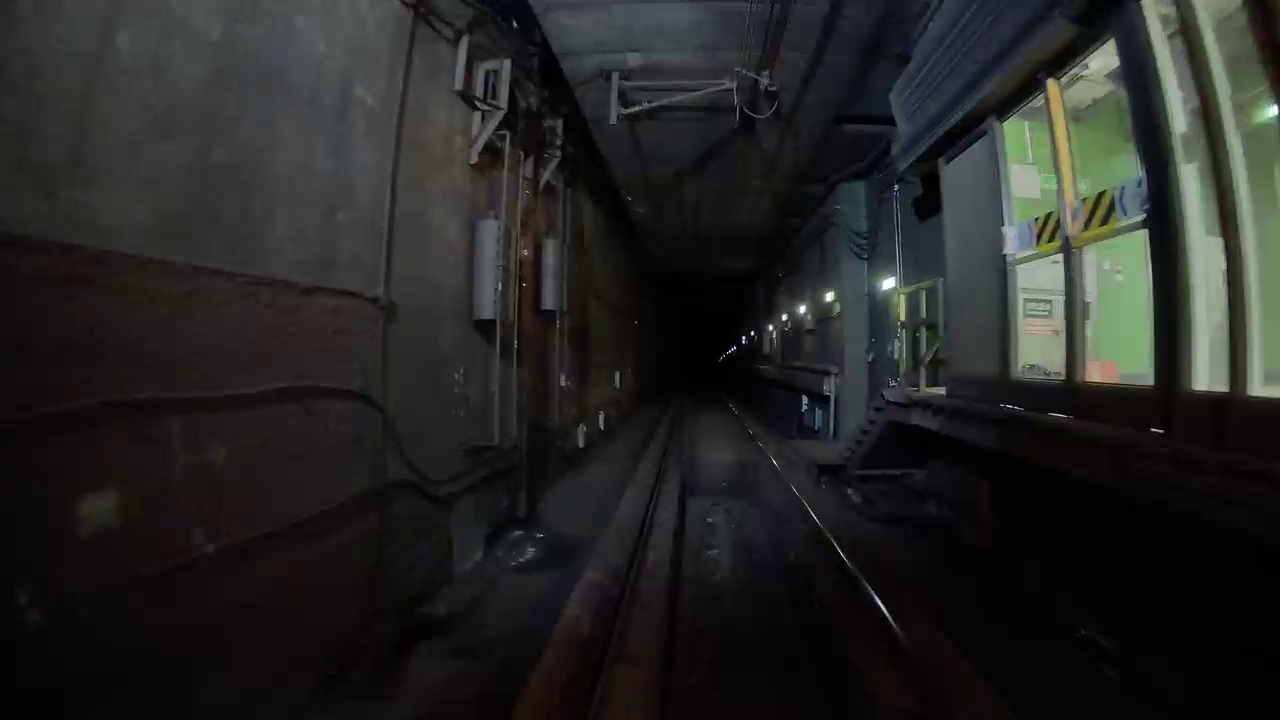
#> input picture frame 3 of detection_fp1/alex1.mp4, 1280 x 720 px, given in place of Trainingvideos_3.mp4, which was not available
$ python extract_align_img_gpu.py
#> lines starting #> are read from the running program, lines starting #| are printed output that depends on the picture; pictures that were not available may be replaced by others from this repository, and a replacement may not be noted
import cv2
import numpy as np
from tqdm import tqdm
import os
import multiprocessing
import torch
import torch.nn.functional as F

# 定义Flann参数常量
FLANN_INDEX_KDTREE = 1
SEARCH_WINDOW_SECONDS = 1  # 搜索窗口前后扩展秒数
REF_FRAMES_PER_SECOND = 3  # 每秒采样参考帧数

class VideoComparator:
    _window_cache = {}


    def __init__(self, ref_video_path, aligned_video_path):
        # 初始化视频源
#> called with ref_video_path = 'Trainingvideos_3.mp4'
        self.ref_cap = cv2.VideoCapture(ref_video_path)
        self.aligned_cap = cv2.VideoCapture(aligned_video_path)
        self.aligned_video_path = aligned_video_path

        # 验证视频参数
        self._validate_video_params()

        # 预加载参考视频多特征帧
        self.ref_frames = []
        total_ref_seconds = self.total_ref // self.fps
        for second in range(total_ref_seconds):
            frame_set = []
            # 在每秒内均匀采样多个参考帧
            for ratio in np.linspace(0.1, 0.9, REF_FRAMES_PER_SECOND):
                frame_idx = int((second + ratio) * self.fps)
                frame_idx = min(frame_idx, self.total_ref-1)
                self.ref_cap.set(cv2.CAP_PROP_POS_FRAMES, frame_idx)
                ret, frame = self.ref_cap.read()
                if ret:
                    if frame.shape[:2] != self.frame_size[::-1]:
                        frame = cv2.resize(frame, self.frame_size)
                    frame_set.append(frame)
                else:
                    frame_set.append(None)
            self.ref_frames.append(frame_set)
#> this loop made 10 passes
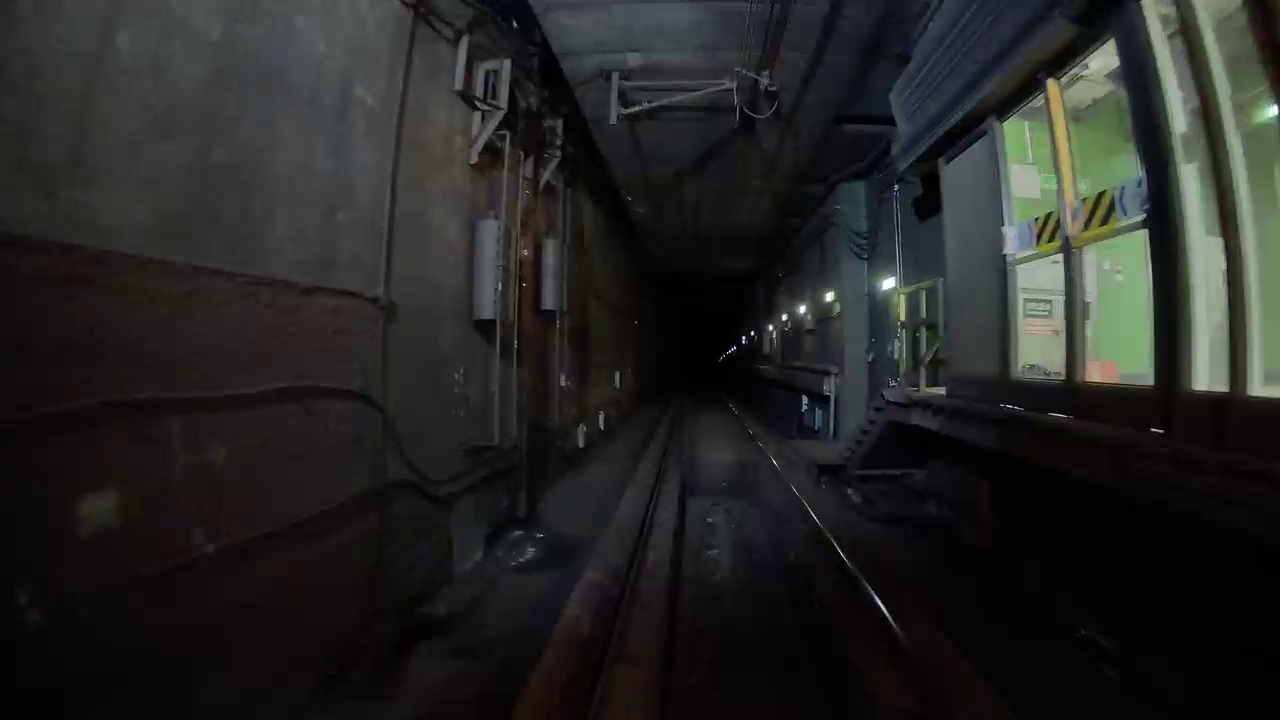
#> input picture frame 3 of detection_fp1/alex1.mp4, 1280 x 720 px, given in place of Trainingvideos_3.mp4, which was not available
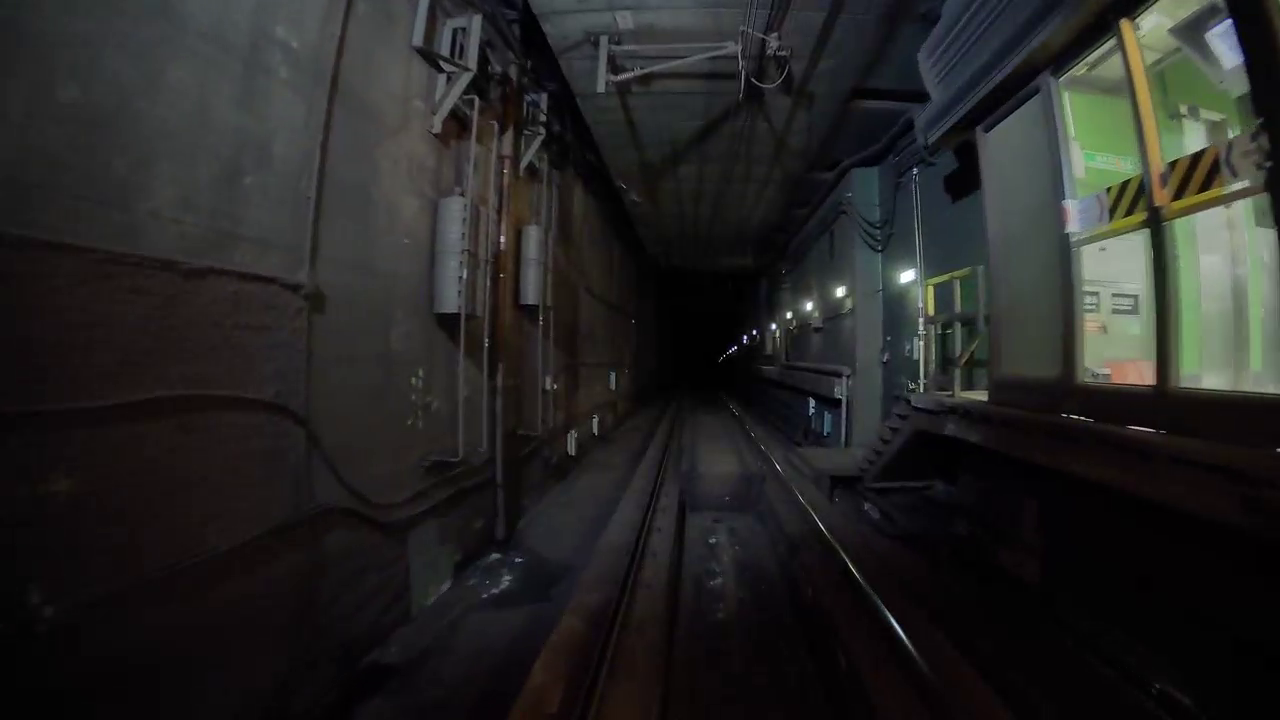
#> input picture frame 15 of detection_fp1/alex1.mp4, 1280 x 720 px, given in place of Trainingvideos_3.mp4, which was not available
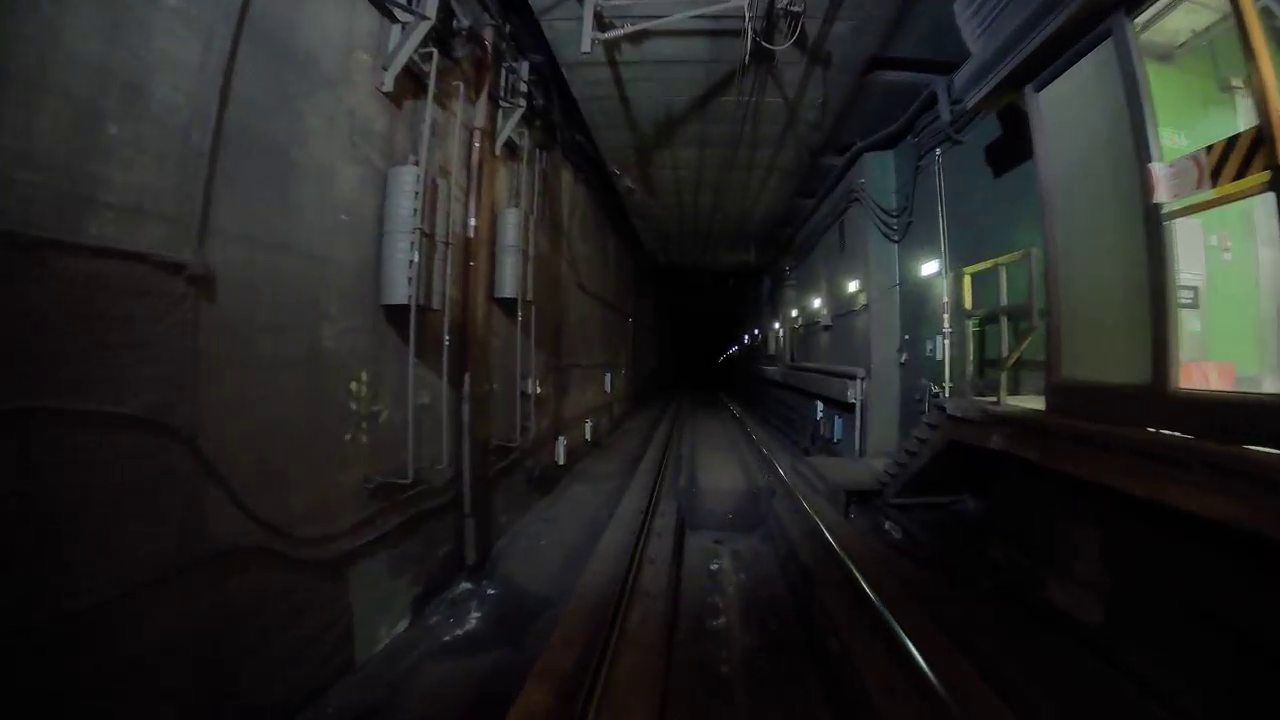
#> input picture frame 27 of detection_fp1/alex1.mp4, 1280 x 720 px, given in place of Trainingvideos_3.mp4, which was not available
#> after the loop:
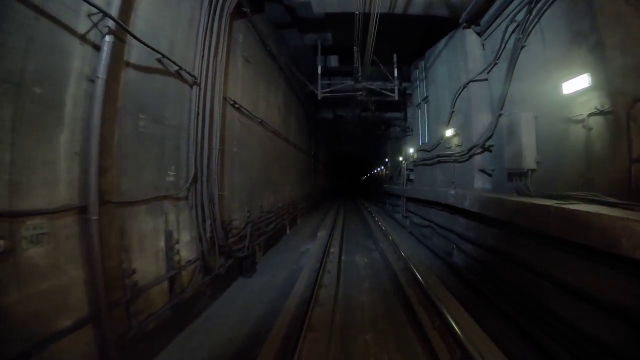
#> frame: shape (720, 1280, 3) (shown at 1/2 size); mean B, G, R 36.3, 37.2, 37.2
#> after the loop, self.ref_frames = 10 items

        # 特征检测参数
        self.index_params = dict(algorithm=FLANN_INDEX_KDTREE, trees=5)
        self.search_params = dict(checks=100)

        # 窗口缓存
        self._window_cache = {}

        # 结果存储
        self.similarity_data = {}

    def _validate_video_params(self):
        ref_fps = int(self.ref_cap.get(cv2.CAP_PROP_FPS))
        aligned_fps = int(self.aligned_cap.get(cv2.CAP_PROP_FPS))
        if ref_fps != aligned_fps:
            raise ValueError(f"帧率不匹配: 参考视频{ref_fps}fps vs 对齐视频{aligned_fps}fps")

        ref_width = int(self.ref_cap.get(cv2.CAP_PROP_FRAME_WIDTH))
        ref_height = int(self.ref_cap.get(cv2.CAP_PROP_FRAME_HEIGHT))
        aligned_width = int(self.aligned_cap.get(cv2.CAP_PROP_FRAME_WIDTH))
        aligned_height = int(self.aligned_cap.get(cv2.CAP_PROP_FRAME_HEIGHT))

        self.frame_size = (ref_width, ref_height)
        self.fps = ref_fps
        self.total_ref = int(self.ref_cap.get(cv2.CAP_PROP_FRAME_COUNT))
        self.total_aligned = int(self.aligned_cap.get(cv2.CAP_PROP_FRAME_COUNT))

    # [75 lines left out: functions _enhance_image, compute_frame_similarity, _ssim, not called in this run]

    @staticmethod
    def _process_second(args):
        (second, ref_paths, aligned_video_path, method,
         output_dir, frame_size, fps, total_aligned) = args

        # 初始化特征检测器
        detector = cv2.SIFT_create(nfeatures=2000)
        matcher = cv2.FlannBasedMatcher(
            dict(algorithm=FLANN_INDEX_KDTREE, trees=5),
            dict(checks=100)
        )

        # 加载多个参考帧
        ref_frames = []
        for path in ref_paths:
            if path and os.path.exists(path):
                frame = cv2.imread(path)
                ref_frames.append(frame)

        # 计算目标视频搜索范围
        start_sec = max(0, second - SEARCH_WINDOW_SECONDS)
        end_sec = min(total_aligned // fps, second + SEARCH_WINDOW_SECONDS)
        target_start = start_sec * fps
        target_end = min((end_sec + 1) * fps - 1, total_aligned - 1)

        # 读取目标视频帧
        aligned_cap = cv2.VideoCapture(aligned_video_path)
        aligned_cap.set(cv2.CAP_PROP_POS_FRAMES, target_start)
        target_frames = []
        for _ in range(target_end - target_start + 1):
            ret, frame = aligned_cap.read()
            if ret:
                frame = cv2.resize(frame, frame_size) if frame.shape[:2] != frame_size[::-1] else frame
                target_frames.append(frame)
            else:
                target_frames.append(None)
        aligned_cap.release()

        max_similarity = 0.0
        best_frame = None
        best_idx = target_start

        for i, target_frame in enumerate(target_frames):
            if target_frame is None:
                continue
            current_idx = target_start + i

            # 多参考帧综合评分
            frame_similarity = 0.0
            for ref_frame in ref_frames:
                if ref_frame is None:
                    continue

                # 混合相似度计算
                if method == 'feature':
                    # 特征匹配相似度
                    gray_ref = cv2.cvtColor(ref_frame, cv2.COLOR_BGR2GRAY)
                    gray_target = cv2.cvtColor(target_frame, cv2.COLOR_BGR2GRAY)

                    kp_ref, des_ref = detector.detectAndCompute(gray_ref, None)
                    kp_target, des_target = detector.detectAndCompute(gray_target, None)

                    if des_ref is None or des_target is None:
                        feat_sim = 0.0
                    else:
                        matches = matcher.knnMatch(des_ref, des_target, k=2)
                        good = [m for m, n in matches if m.distance < 0.6 * n.distance]

                        # 几何验证
                        if len(good) > 4:
                            src_pts = np.float32([kp_ref[m.queryIdx].pt for m in good])
                            dst_pts = np.float32([kp_target[m.trainIdx].pt for m in good])
                            _, mask = cv2.findHomography(src_pts, dst_pts, cv2.RANSAC, 5.0)
                            inliers = np.sum(mask) if mask is not None else 0
                            feat_sim = (inliers + len(good)) / (2 * min(len(kp_ref), len(kp_target)))
                        else:
                            feat_sim = 0.0
                else:
                    feat_sim = 0.0

                # 使用GPU计算结构相似度
                ssim_score = VideoComparator.compute_frame_similarity(ref_frame, target_frame)

                # 综合评分（可调节权重）
                combined_score = 0.7 * feat_sim + 0.3 * ssim_score
                frame_similarity = max(frame_similarity, combined_score)

            if frame_similarity > max_similarity:
                max_similarity = frame_similarity
                best_frame = target_frame
                best_idx = current_idx

        # 保存结果
        if best_frame is not None and max_similarity > 0.01:
            os.makedirs(output_dir, exist_ok=True)
            comp_path = os.path.join(output_dir, f"sec{second}_comp.jpg")
            ref_path = os.path.join(output_dir, f"sec{second}_ref.jpg")
            target_path = os.path.join(output_dir, f"sec{second}_target.jpg")

            # 保存最佳参考帧
            best_ref = ref_frames[np.argmax([
                VideoComparator.compute_frame_similarity(r, best_frame)
                for r in ref_frames if r is not None
            ])]
            cv2.imwrite(ref_path, best_ref)
            cv2.imwrite(target_path, best_frame)
            cv2.imwrite(comp_path, np.hstack((best_ref, best_frame)))

            return (second, max_similarity, ref_path, target_path,
                    best_idx - (second * fps))
        return (second, 0.0, None, None, 0)

    def compare_seconds(self, method='feature', output_dir='enhanced_output'):
#> called with method = 'feature', output_dir = 'enhanced_output'
        os.makedirs(output_dir, exist_ok=True)
        total_seconds = len(self.ref_frames)
#> total_seconds = 10

        # 保存多参考帧
        ref_frame_dir = os.path.join(output_dir, "multi_ref_frames")
        os.makedirs(ref_frame_dir, exist_ok=True)
        ref_paths = []
        for idx, frame_set in enumerate(self.ref_frames):
            sec_paths = []
            for f_idx, frame in enumerate(frame_set):
                if frame is not None:
                    path = os.path.join(ref_frame_dir, f"ref_{idx}_{f_idx}.jpg")
                    cv2.imwrite(path, frame)
                    sec_paths.append(path)
                else:
                    sec_paths.append(None)
            ref_paths.append(sec_paths)
#> after the loop, ref_paths = 10 items

        # 准备并行参数
        args_list = []
        for second in range(total_seconds):
            args = (
                second,
                ref_paths[second],
                self.aligned_video_path,
                method,
                output_dir,
                self.frame_size,
                self.fps,
                self.total_aligned
            )
            args_list.append(args)
#> after the loop, args_list = 10 items

        # 并行处理
        with multiprocessing.Pool(processes=multiprocessing.cpu_count()) as pool:
            results = list(tqdm(pool.imap(self._process_second, args_list),
                             total=len(args_list)))
#> the loop in _process_second, `for _ in range(target_end - target_start + 1):` made 31 passes
#> pass 3, in _process_second, `ret, frame = aligned_cap.read()`:
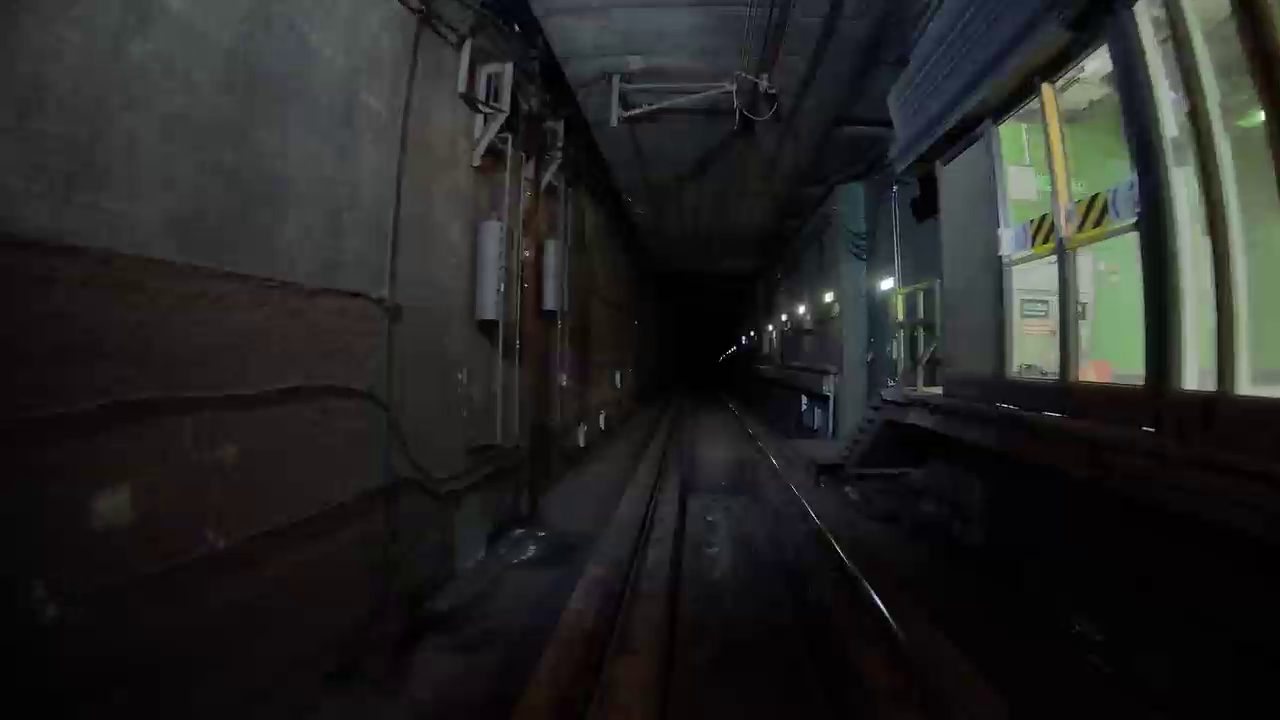
#> frame: shape (720, 1280, 3); mean B, G, R 36, 37, 36.7
#> after the loop in _process_second, `for _ in range(target_end - target_start + 1):`: target_frames = 30 items

        # 整合结果
        for result in results:
            second, similarity, ref_path, target_path, offset = result
            if similarity > 0:
                self.similarity_data[second] = (similarity, ref_path, target_path, offset)

    # [6 lines left out: function generate_report, not called in this run]

# 使用示例
if __name__ == "__main__":
    comparator = VideoComparator(
        ref_video_path="Trainingvideos_3.mp4",
        aligned_video_path="compare_Trainingvideos_3_vs_Test-3/aligned_Test-3.mp4"
    )
    comparator.compare_seconds(method='feature', output_dir='enhanced_output')
    comparator.generate_report('enhanced_report.csv')
